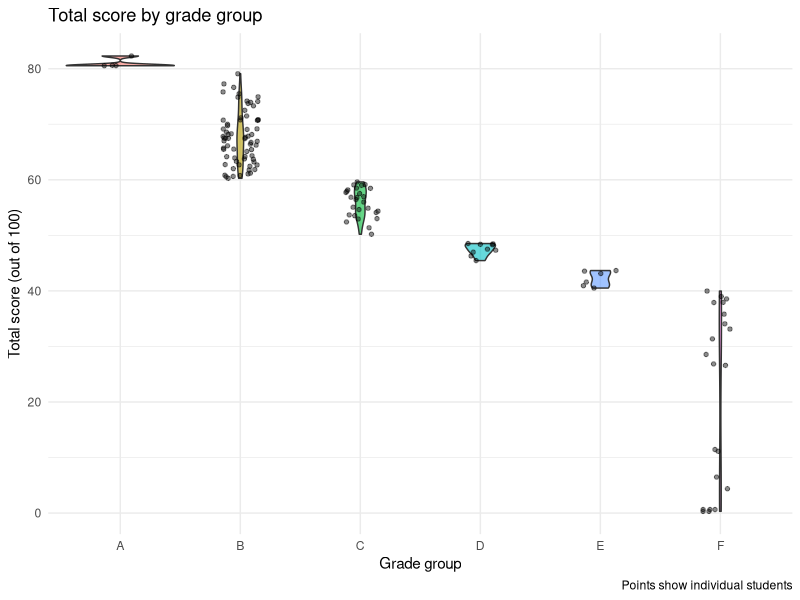
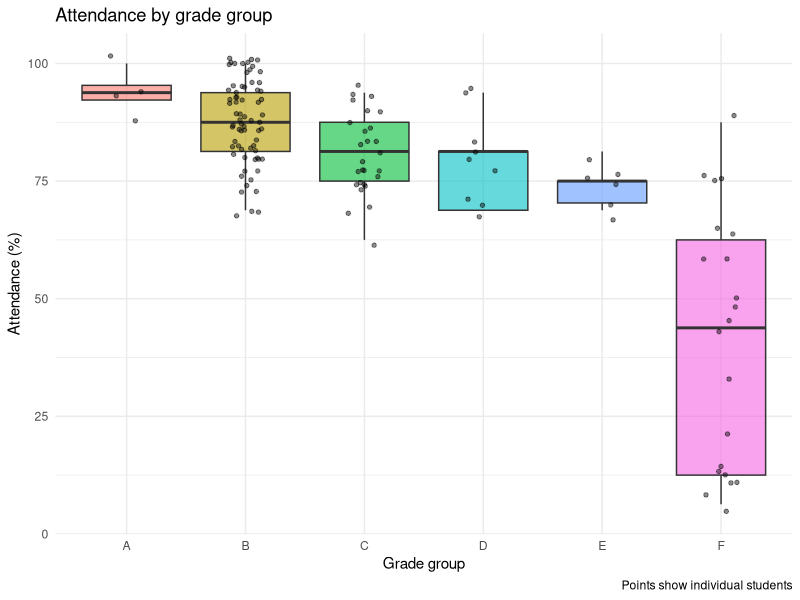

Write R code to recreate these figures, in order.
# Lab 2: Six-group results analysis (COSC 423 results file)
# Author: Bright Joses
# Groups = final letter grade (A-F), the only six-level grouping in the file.
# Outcome 1 = total_score (final mark /100). Note grade is derived from the
# total, so this comparison is partly circular; Outcome 2 = attendance %
# (att_pct) is not used to assign grades and is the cleaner comparison.
# Run from the folder containing COSC_423_Results.csv

suppressPackageStartupMessages(library(ggplot2))
set.seed(42)

# ---- 1. Import and inspect -------------------------------------------------
col_names <- c("id", paste0("att_", 1:20), "att_total", "att_marks", "att_pct",
               "gender", "cgpa_range", "att_score", paste0("q", 1:6), "quiz",
               "a1", "a2", "assignments", "mid_sem", "ca", "python_lab", "r_lab",
               "exam_raw", "exam_30", "main_exam", "total_score", "grade",
               "pass_fail")

raw <- read.csv("COSC_423_Results.csv", skip = 3, header = FALSE,
                col.names = col_names, stringsAsFactors = FALSE)
results <- raw[grepl("^CSA", raw$id), ]
results$group <- factor(results$grade, levels = c("A", "B", "C", "D", "E", "F"))
results$gender <- factor(results$gender)

n_obs  <- nrow(results)
n_vars <- ncol(raw)   # original columns, before adding the factor `group`

# ---- 2. Missingness --------------------------------------------------------
missing_by_col <- colSums(is.na(results) | results == "")
n_missing_cells <- sum(missing_by_col)
pct_missing <- 100 * n_missing_cells / (n_obs * n_vars)

# ---- 3. Data-quality checks (malformed CGPA ranges) ------------------------
rng <- do.call(rbind, strsplit(results$cgpa_range, " - "))
lo <- as.numeric(rng[, 1]); hi <- as.numeric(rng[, 2])
bad_cgpa <- results[hi > 5 | hi < lo, c("id", "cgpa_range")]

# ---- 4. Outliers (1.5 x IQR) -----------------------------------------------
flag_outliers <- function(x) {
  q <- quantile(x, c(.25, .75), na.rm = TRUE)
  i <- q[2] - q[1]
  x < q[1] - 1.5 * i | x > q[2] + 1.5 * i
}
metrics <- c("total_score", "att_pct", "ca", "main_exam")
outlier_counts <- sapply(metrics, function(m) sum(flag_outliers(results[[m]])))
results$out_total <- flag_outliers(results$total_score)
results$out_att   <- flag_outliers(results$att_pct)

# ---- 5. Group comparison: total score --------------------------------------
fit_t   <- aov(total_score ~ group, data = results)
anova_t <- summary(fit_t)[[1]]
tukey_t <- TukeyHSD(fit_t)$group
welch_t <- oneway.test(total_score ~ group, data = results, var.equal = FALSE)
kw_t    <- kruskal.test(total_score ~ group, data = results)
n_sig_t <- sum(tukey_t[, "p adj"] < 0.05)

# sensitivity: without outliers
fit_t2   <- aov(total_score ~ group, data = results[!results$out_total, ])
anova_t2 <- summary(fit_t2)[[1]]
tukey_t2 <- TukeyHSD(fit_t2)$group

# ---- 6. Group comparison: attendance % (not used to assign grades) ---------
fit_a   <- aov(att_pct ~ group, data = results)
anova_a <- summary(fit_a)[[1]]
tukey_a <- TukeyHSD(fit_a)$group
welch_a <- oneway.test(att_pct ~ group, data = results, var.equal = FALSE)
kw_a    <- kruskal.test(att_pct ~ group, data = results)
n_sig_a <- sum(tukey_a[, "p adj"] < 0.05)

# Equal-variance check (Levene-style: ANOVA on absolute deviations from median)
dev_t <- abs(results$total_score - ave(results$total_score, results$group, FUN = median))
levene_t <- summary(aov(dev_t ~ results$group))[[1]]

# ---- 7. Summary table ------------------------------------------------------
group_summary <- do.call(rbind, lapply(split(results, results$group), function(d) {
  data.frame(group = d$group[1], n = nrow(d),
             score_mean = round(mean(d$total_score), 1),
             score_sd = round(sd(d$total_score), 1),
             score_median = round(median(d$total_score), 1),
             attendance_mean_pct = round(mean(d$att_pct), 1),
             attendance_sd_pct = round(sd(d$att_pct), 1))
}))
rownames(group_summary) <- NULL
write.csv(group_summary, "group_summary.csv", row.names = FALSE)

# ---- 8. Figures ------------------------------------------------------------
fig_score <- ggplot(results, aes(x = group, y = total_score, fill = group)) +
  geom_violin(alpha = 0.6) +
  geom_jitter(width = 0.15, alpha = 0.45, size = 1.2) +
  theme_minimal() +
  labs(title = "Total score by grade group", x = "Grade group",
       y = "Total score (out of 100)",
       caption = "Points show individual students") +
  theme(legend.position = "none")

fig_att <- ggplot(results, aes(x = group, y = att_pct, fill = group)) +
  geom_boxplot(alpha = 0.6, outlier.shape = NA) +
  geom_jitter(width = 0.15, alpha = 0.45, size = 1.2) +
  theme_minimal() +
  labs(title = "Attendance by grade group", x = "Grade group",
       y = "Attendance (%)", caption = "Points show individual students") +
  theme(legend.position = "none")

ggsave("figure_score_by_group.png", fig_score, width = 7, height = 4.5, dpi = 150)
ggsave("figure_attendance_by_group.png", fig_att, width = 7, height = 4.5, dpi = 150)
